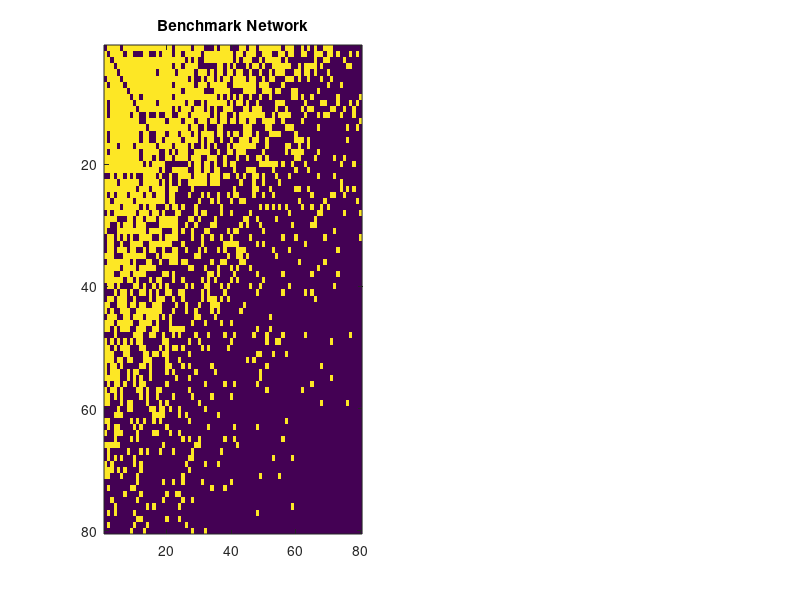

Write the MATLAB code that produced this figure. (Note: this script raises an error after producing the figure.)
% Visualises a dat/txt file in sparse matrix format, so we can get a feel
% for the matrix

load ./Benchmark_result/network.dat
maxnodes = max(network(:, 2));
AM=zeros(maxnodes,maxnodes);

for i = 1:size(network)
    AM(network(i, 1), network(i, 2)) = network(i, 3);
end
[sortedAM, I] = sort(sum(AM>0), 'descend');

subplot(1, 2, 1);
imagesc(AM(I, I)>0); title('Benchmark Network');

load ./Actual_data/NNMthr_mean.mat

subplot(122)
[sortedNNMthr, I] = sort(sum(NNMthr_mean_not5>0), 'descend');

imagesc(NNMthr_mean_not5(I, I)>0); title('Brain Network');